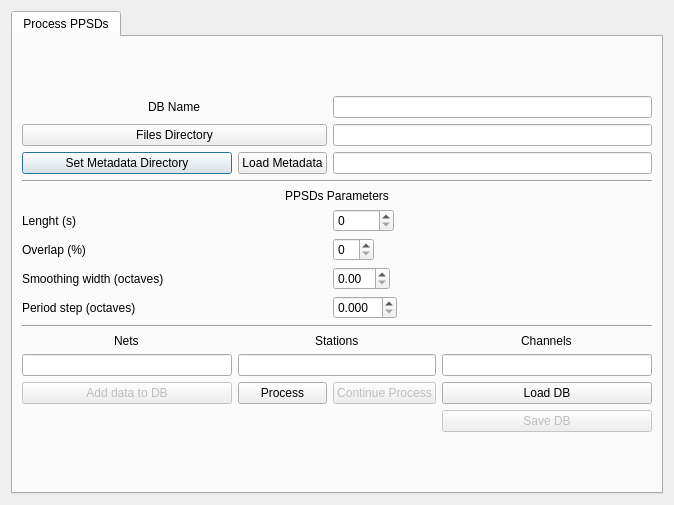
<?xml version="1.0" encoding="UTF-8"?>
<ui version="4.0">
 <class>Dialog</class>
 <widget class="QDialog" name="Dialog">
  <property name="geometry">
   <rect>
    <x>0</x>
    <y>0</y>
    <width>674</width>
    <height>505</height>
   </rect>
  </property>
  <property name="windowTitle">
   <string>Dialog</string>
  </property>
  <layout class="QVBoxLayout" name="verticalLayout">
   <item>
    <widget class="QTabWidget" name="tabWidget">
     <property name="currentIndex">
      <number>0</number>
     </property>
     <widget class="QWidget" name="tab">
      <attribute name="title">
       <string>Process PPSDs</string>
      </attribute>
      <layout class="QGridLayout" name="gridLayout_2">
       <item row="1" column="1">
        <layout class="QGridLayout" name="gridLayout">
         <item row="13" column="1" colspan="2">
          <widget class="QLineEdit" name="stationsTx"/>
         </item>
         <item row="2" column="0">
          <widget class="QPushButton" name="datalessBtn">
           <property name="text">
            <string>Set Metadata Directory</string>
           </property>
          </widget>
         </item>
         <item row="1" column="2" colspan="2">
          <widget class="QLineEdit" name="rootPathForm"/>
         </item>
         <item row="9" column="2">
          <widget class="QDoubleSpinBox" name="periodSB">
           <property name="sizePolicy">
            <sizepolicy hsizetype="Maximum" vsizetype="Fixed">
             <horstretch>0</horstretch>
             <verstretch>0</verstretch>
            </sizepolicy>
           </property>
           <property name="decimals">
            <number>3</number>
           </property>
          </widget>
         </item>
         <item row="6" column="2">
          <widget class="QSpinBox" name="lenghtSB">
           <property name="sizePolicy">
            <sizepolicy hsizetype="Maximum" vsizetype="Fixed">
             <horstretch>0</horstretch>
             <verstretch>0</verstretch>
            </sizepolicy>
           </property>
           <property name="maximum">
            <number>86400</number>
           </property>
          </widget>
         </item>
         <item row="4" column="0" colspan="4" alignment="Qt::AlignHCenter">
          <widget class="QLabel" name="label_2">
           <property name="sizePolicy">
            <sizepolicy hsizetype="Preferred" vsizetype="Maximum">
             <horstretch>0</horstretch>
             <verstretch>0</verstretch>
            </sizepolicy>
           </property>
           <property name="text">
            <string>PPSDs Parameters</string>
           </property>
          </widget>
         </item>
         <item row="11" column="3" alignment="Qt::AlignHCenter">
          <widget class="QLabel" name="label_5">
           <property name="sizePolicy">
            <sizepolicy hsizetype="Preferred" vsizetype="Maximum">
             <horstretch>0</horstretch>
             <verstretch>0</verstretch>
            </sizepolicy>
           </property>
           <property name="text">
            <string>Channels</string>
           </property>
          </widget>
         </item>
         <item row="6" column="0">
          <widget class="QLabel" name="label_6">
           <property name="text">
            <string>Lenght (s)</string>
           </property>
          </widget>
         </item>
         <item row="11" column="0" alignment="Qt::AlignHCenter">
          <widget class="QLabel" name="label_3">
           <property name="sizePolicy">
            <sizepolicy hsizetype="Preferred" vsizetype="Maximum">
             <horstretch>0</horstretch>
             <verstretch>0</verstretch>
            </sizepolicy>
           </property>
           <property name="text">
            <string>Nets</string>
           </property>
          </widget>
         </item>
         <item row="8" column="2">
          <widget class="QDoubleSpinBox" name="smoothingSB">
           <property name="sizePolicy">
            <sizepolicy hsizetype="Maximum" vsizetype="Fixed">
             <horstretch>0</horstretch>
             <verstretch>0</verstretch>
            </sizepolicy>
           </property>
          </widget>
         </item>
         <item row="3" column="0" colspan="4">
          <widget class="Line" name="line">
           <property name="orientation">
            <enum>Qt::Horizontal</enum>
           </property>
          </widget>
         </item>
         <item row="7" column="0">
          <widget class="QLabel" name="label_7">
           <property name="text">
            <string>Overlap (%)</string>
           </property>
          </widget>
         </item>
         <item row="2" column="2" colspan="2">
          <widget class="QLineEdit" name="datalessPathForm"/>
         </item>
         <item row="13" column="3">
          <widget class="QLineEdit" name="chnTx"/>
         </item>
         <item row="10" column="0" colspan="4">
          <widget class="Line" name="line_2">
           <property name="orientation">
            <enum>Qt::Horizontal</enum>
           </property>
          </widget>
         </item>
         <item row="13" column="0">
          <widget class="QLineEdit" name="netsTx"/>
         </item>
         <item row="2" column="1">
          <widget class="QPushButton" name="load_metadataBtn">
           <property name="text">
            <string>Load Metadata</string>
           </property>
          </widget>
         </item>
         <item row="7" column="2">
          <widget class="QSpinBox" name="overlapSB">
           <property name="sizePolicy">
            <sizepolicy hsizetype="Maximum" vsizetype="Fixed">
             <horstretch>0</horstretch>
             <verstretch>0</verstretch>
            </sizepolicy>
           </property>
          </widget>
         </item>
         <item row="9" column="0">
          <widget class="QLabel" name="label_9">
           <property name="text">
            <string>Period step (octaves)</string>
           </property>
          </widget>
         </item>
         <item row="8" column="0">
          <widget class="QLabel" name="label_8">
           <property name="text">
            <string>Smoothing width (octaves)</string>
           </property>
          </widget>
         </item>
         <item row="1" column="0" colspan="2">
          <widget class="QPushButton" name="selectDirBtn">
           <property name="text">
            <string>Files Directory</string>
           </property>
          </widget>
         </item>
         <item row="11" column="1" colspan="2" alignment="Qt::AlignHCenter">
          <widget class="QLabel" name="label_4">
           <property name="sizePolicy">
            <sizepolicy hsizetype="Preferred" vsizetype="Maximum">
             <horstretch>0</horstretch>
             <verstretch>0</verstretch>
            </sizepolicy>
           </property>
           <property name="text">
            <string>Stations</string>
           </property>
          </widget>
         </item>
         <item row="0" column="0" colspan="2" alignment="Qt::AlignHCenter">
          <widget class="QLabel" name="label">
           <property name="text">
            <string>DB Name</string>
           </property>
          </widget>
         </item>
         <item row="0" column="2" colspan="2">
          <widget class="QLineEdit" name="nameForm"/>
         </item>
         <item row="15" column="3">
          <widget class="QPushButton" name="saveBtn">
           <property name="enabled">
            <bool>false</bool>
           </property>
           <property name="text">
            <string>Save DB</string>
           </property>
          </widget>
         </item>
         <item row="14" column="0">
          <widget class="QPushButton" name="add_dataBtn">
           <property name="enabled">
            <bool>false</bool>
           </property>
           <property name="text">
            <string>Add data to DB</string>
           </property>
          </widget>
         </item>
         <item row="14" column="1">
          <widget class="QPushButton" name="processBtn">
           <property name="text">
            <string>Process</string>
           </property>
          </widget>
         </item>
         <item row="14" column="2">
          <widget class="QPushButton" name="continueBtn">
           <property name="enabled">
            <bool>false</bool>
           </property>
           <property name="text">
            <string>Continue Process</string>
           </property>
          </widget>
         </item>
         <item row="14" column="3">
          <widget class="QPushButton" name="loadBtn">
           <property name="text">
            <string>Load DB</string>
           </property>
          </widget>
         </item>
        </layout>
       </item>
      </layout>
     </widget>
    </widget>
   </item>
  </layout>
 </widget>
 <resources/>
 <connections/>
</ui>
